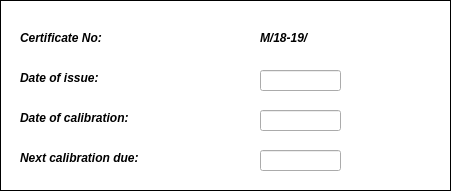
           <widget class="QGroupBox" name="groupBox_27">
            <property name="geometry">
             <rect>
              <x>190</x>
              <y>80</y>
              <width>451</width>
              <height>191</height>
             </rect>
            </property>
            <property name="styleSheet">
             <string notr="true">QGroupBox{background-color: white;
    border: 1px solid black;
    margin-top: 0.5em;
}
</string>
            </property>
            <property name="title">
             <string/>
            </property>
            <widget class="QLabel" name="label_139">
             <property name="geometry">
              <rect>
               <x>20</x>
               <y>30</y>
               <width>91</width>
               <height>17</height>
              </rect>
             </property>
             <property name="text">
              <string>&lt;b&gt;&lt;i&gt;Certificate No:</string>
             </property>
            </widget>
            <widget class="QLabel" name="label_140">
             <property name="geometry">
              <rect>
               <x>20</x>
               <y>70</y>
               <width>91</width>
               <height>17</height>
              </rect>
             </property>
             <property name="text">
              <string>&lt;b&gt;&lt;i&gt;Date of issue: </string>
             </property>
            </widget>
            <widget class="QLabel" name="label_141">
             <property name="geometry">
              <rect>
               <x>20</x>
               <y>110</y>
               <width>121</width>
               <height>17</height>
              </rect>
             </property>
             <property name="text">
              <string>&lt;b&gt;&lt;i&gt;Date of calibration:</string>
             </property>
            </widget>
            <widget class="QLabel" name="label_142">
             <property name="geometry">
              <rect>
               <x>20</x>
               <y>150</y>
               <width>131</width>
               <height>17</height>
              </rect>
             </property>
             <property name="text">
              <string>&lt;b&gt;&lt;i&gt;Next calibration due:</string>
             </property>
            </widget>
            <widget class="QLineEdit" name="lineEdit_74">
             <property name="geometry">
              <rect>
               <x>260</x>
               <y>70</y>
               <width>81</width>
               <height>21</height>
              </rect>
             </property>
            </widget>
            <widget class="QLineEdit" name="lineEdit_75">
             <property name="geometry">
              <rect>
               <x>260</x>
               <y>110</y>
               <width>81</width>
               <height>21</height>
              </rect>
             </property>
            </widget>
            <widget class="QLineEdit" name="lineEdit_76">
             <property name="geometry">
              <rect>
               <x>260</x>
               <y>150</y>
               <width>81</width>
               <height>21</height>
              </rect>
             </property>
            </widget>
            <widget class="QLabel" name="label_143">
             <property name="geometry">
              <rect>
               <x>260</x>
               <y>30</y>
               <width>71</width>
               <height>17</height>
              </rect>
             </property>
             <property name="text">
              <string>&lt;html&gt;&lt;head/&gt;&lt;body&gt;&lt;p&gt;&lt;span style=&quot; font-weight:600; font-style:italic;&quot;&gt;M/18-19/&lt;/span&gt;&lt;/p&gt;&lt;/body&gt;&lt;/html&gt;</string>
             </property>
            </widget>
            <widget class="QLabel" name="label_144">
             <property name="geometry">
              <rect>
               <x>330</x>
               <y>30</y>
               <width>111</width>
               <height>20</height>
              </rect>
             </property>
             <property name="text">
              <string/>
             </property>
            </widget>
           </widget>
